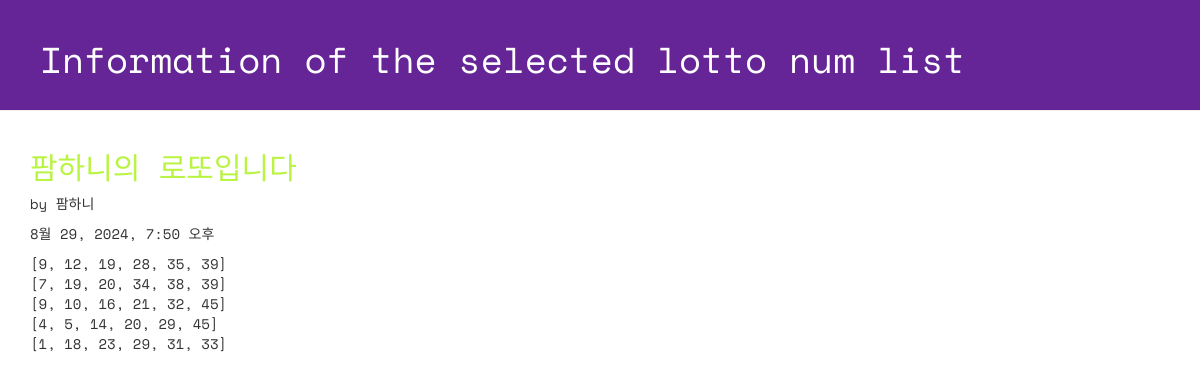
/lotto/4/detail/, run on the app's committed database.
### lotto/models.py (models this page shows, shortened)
class GuessNumbers(models.Model):
    name = models.CharField(max_length=24)
    text = models.CharField(max_length=255)
    lottos = models.CharField(max_length=255, default='[1,2,3,4,5,6]') # 로또 번호 리스트
    num_lotto = models.IntegerField(default=5)
    update_date = models.DateTimeField()

### lotto/views.py (the view)
# urls.py: path('lotto/<int:lottokey>/detail/', views.detail, name='detail'), # http://127.0.0.1:8000/lotto/1(key value)/detail
def detail(request, lottokey):
    lotto = GuessNumbers.objects.get(pk=lottokey)
    return render(request,"lotto/detail.html", {'lotto':lotto})

### lotto/templates/lotto/detail.html (shortened to what this page needs)
<!DOCTYPE html>
{% load static %}
<html lang="ko">
    <head>
        <link rel="stylesheet" href="//maxcdn.bootstrapcdn.com/bootstrap/3.2.0/css/bootstrap.min.css">
        <link rel="stylesheet" href="//maxcdn.bootstrapcdn.com/bootstrap/3.2.0/css/bootstrap-theme.min.css">
        <link rel="stylesheet" href="{% static 'css/lotto.css' %}">
    </head>
    <body>
        <div class="page-header">
            <h1>Information of the selected lotto num list</h1>
        </div>
        <div class="container lotto">
            <h2>{{ lotto.text }}</h2>
            <p> by {{ lotto.name }}</p>
            <p>{{ lotto.update_date }}</p>
            <p>{{ lotto.lottos | linebreaksbr }}</p>
        </div>
    </body>
</html>

### lotto/static/css/lotto.css (style rules this page uses)
.page-header { background-color: #652596; margin-top: 0; padding: 20px 20px 20px 40px; font-family: 'Space Mono', monospace; }
.page-header h1 { color: #FFFFFF; }
.container { font-family: 'Space Mono', monospace; }
.container h2 { color: #b9f442; }

### data on the page
GuessNumbers: text "팜하니의 로또입니다", name "팜하니", update_date "8월 29, 2024, 7:50 오후", lottos "[9, 12, 19, 28, 35, 39] [7, 19, 20, 34, 38, 39] [9, 10, 16, 21, 32, 45] [4, 5, 14, 20, 29, 45] [1, 18, 23, 29, 31, 33]"
